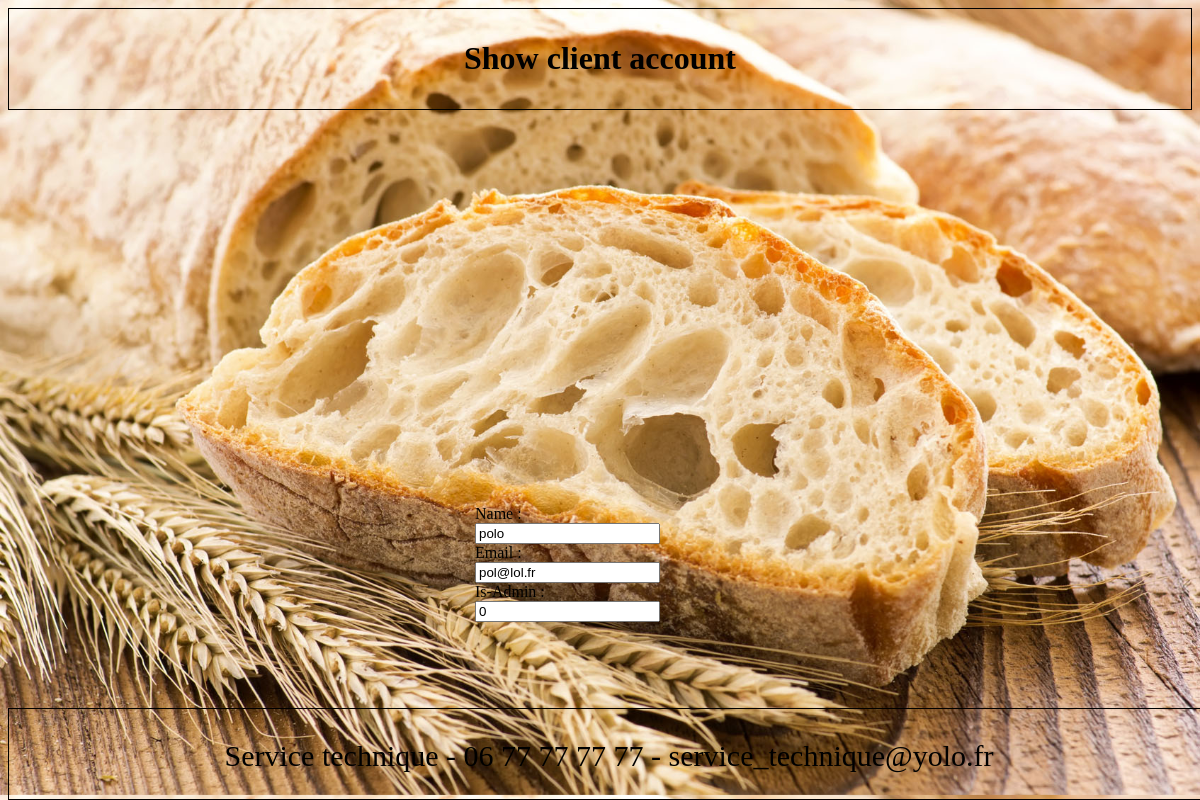
The page /admin_u_show.php?id=9 on the database its author committed.
### tables this page shows
CREATE TABLE `Users` (
  `id` smallint(5) UNSIGNED NOT NULL,
  `name` varchar(255) NOT NULL,
  `email` varchar(255) NOT NULL,
  `password` varchar(255) DEFAULT NULL,
  `is_admin` tinyint(1) NOT NULL DEFAULT '0'
);

### admin_u_show.php (the view, shortened to what this page needs)
<!DOCTYPE html>
<html>
<head>
 <link rel="stylesheet" type="text/css" href="admin.css">
</head>
<header>
      <Center><h1>Show client account</h1></Center>
 </header>
<body>
<?php
$db = new Connection();
$test = $db->getPDO();
if (isset($_GET['id']))
{
 $query = "SELECT * FROM Users WHERE id= '" . $_GET['id'] . "'";
try{
  $PDO_query = $test->query($query);
  $row = $PDO_query->fetch();
}
catch (PDOException $e) {
      echo "PDO_query ERROR: " . $e->getMessage() . "\n";
    }
}
 if (isset($_GET['id'])): ?>
<div class='middle_bottom'>
<form action="admin_u_show.php" method="post">
     <label>Name : </label><br/><input type="text" name="name" value="<?php echo $row['name'] ?>" /><br/>
     <label>Email : </label><br/><input type="email" name="email" value="<?php echo $row['email'] ?>" /><br/>
     <label>Is-Admin : </label><br/><input type="text" name="is_admin" value="<?php echo $row['is_admin'] ?>"/><br/>
     <br/>
</form>
</div>
<?php endif; ?>
 <footer>
<div class="foot">
<center><p>Service technique - 06 77 77 77 77 - service_technique@yolo.fr</p></center>
</div>
</footer>
</body>
</html>

### admin.css (style rules this page uses)
header { color:black; border-style: solid; border-width: 1px; border-color: black; margin-left: auto; margin-right: auto; padding: 10px; font-family: "Times New Roman", Times; }
body { color:black; font-family: "Times New Roman", Times; background-image: url("image/admin.jpeg"); -webkit-background-size: cover; -moz-background-size: cover; -o-background-size: cover; background-size: cover; }
footer { border-style: solid; border-width: 1px; border-color: black; margin-left: auto; margin-right: auto; position: fixed; bottom: 0; width: 100%; height: 90px; }
.middle_bottom { position: absolute; right: 45%; bottom: 20%; }
.foot { margin-top: auto; margin-bottom: auto; float:center; color:black; font-family: "Times New Roman", Times; font-size: 30px; }

### rows shown on the page
users: name "polo", email "pol@lol.fr", is_admin "0"
